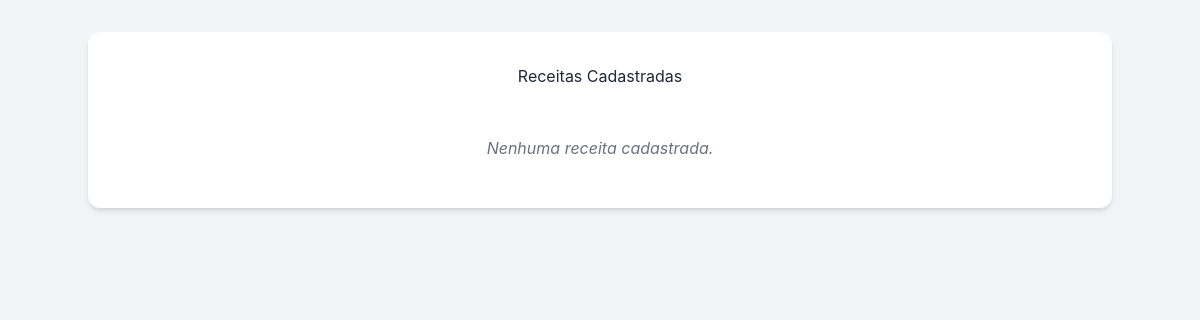
Before: /recipes/ with the older database file.
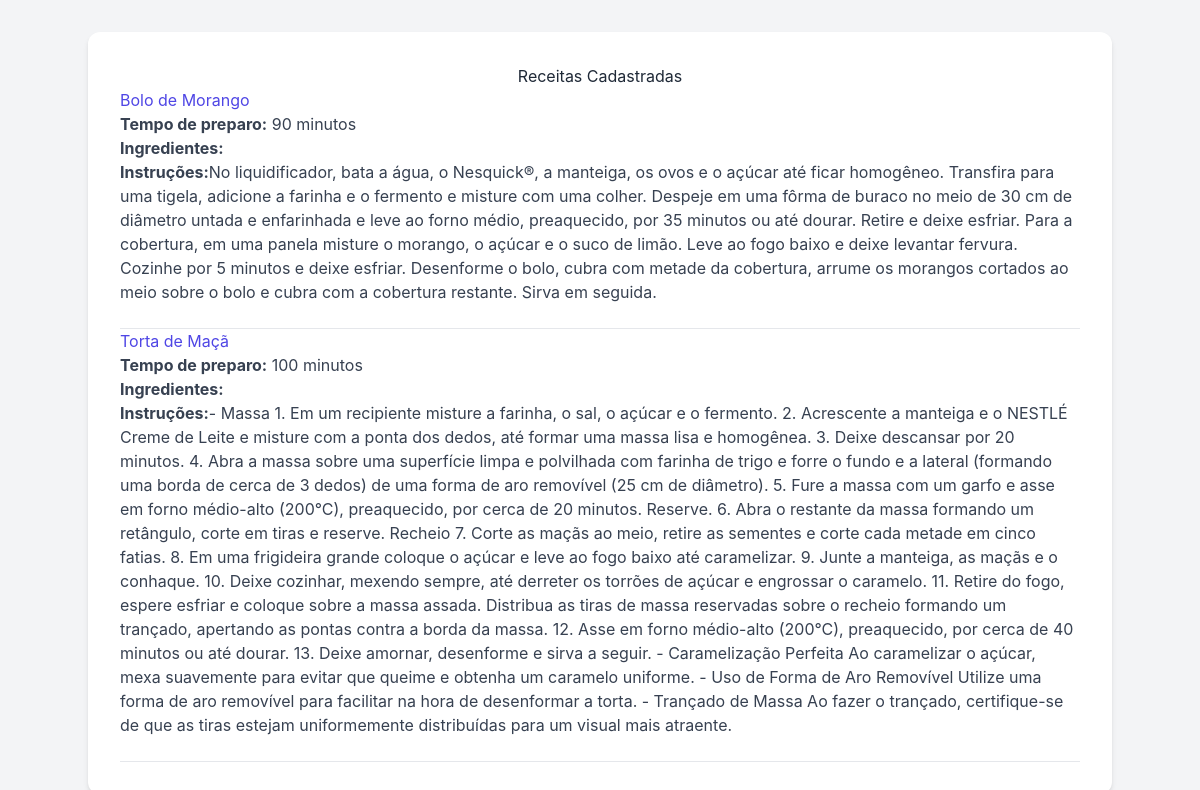
After: the same page with the newer database file.
### recipes/models.py (models this page shows, shortened)
class Recipe(models.Model):
    title = models.CharField(max_length=200)
    ingredientes = models.TextField()
    instructions = models.TextField()
    cooking_time = models.IntegerField(help_text="Em minutos")
    image = models.ImageField(upload_to='recipes/', blank=True, null=True)
    class Meta:
        verbose_name_plural = "Recipes"

### recipes/views.py (the view)
# urls.py: path('', views.recipe_list, name='recipes_list'), #nova view para listar
def recipe_list(request):
    recipes = Recipe.objects.all()
    return render(request, 'recipes/recipe_list.html', {'recipes': recipes})

### recipes/templates/recipes/recipe_list.html (shortened to what this page needs)
<!DOCTYPE html>
<html lang="pt-br">
<head>
    <script src="https://cdn.tailwindcss.com"></script>
</head>
<body>
    <div class="container">
        <h1>Receitas Cadastradas</h1>
      {% for recipe in recipes %}
        <div class="recipe-item">
            <div class="recipe-content">
                <h2><a href="{% url 'recipe_detail' recipe.pk %}">{{recipe.title}}</a></h2>
                <p><strong>Tempo de preparo:</strong> {{ recipe.cooking_time  }} minutos</p>
                <p><strong>Ingredientes:</strong> {{ recipe.ingredients }}</p>
                <p><strong>Instruções:</strong>{{ recipe.instructions }}</p>
            </div>
        </div>
        <hr>
        {% empty %}
            <p class="empty-message">Nenhuma receita cadastrada.</p>
        {% endfor %}
    </div>
</body>
</html>

### recipes/templates/recipes/recipe_list.html (style rules this page uses)
body { font-family: 'Inter', sans-serif; background-color: #f3f4f6; color: #374151; line-height: 1.6; }
.container { max-width: 80px; margin: 2rem auto; padding: 2rem; background-color: #ffffff; border-radius: 0.75rem; box-shadow: 0 4px 6px -1px rgba(0, 0, 0, 0.1), 0 2px 4px -1px rgba(0, 0, 0, 0.06); }
h1 { color:#1f2937; font-size: 2.25rem; font-weight: 700; margin-bottom: 1.5rem; text-align: center; }
.recipe-item { display: flex; align-items: center; gap: 1rem; margin-bottom: 1.5rem; }
.recipe-content { flex-grow: 1; }
h2 { color: #1f2937; font-size: 1.5rem; font-weight: 600; margin-top: 0; margin-bottom: 0.75rem; }
h2 a { color: #4f46e5; text-decoration: none; transition: color 0.2s ease-in-out; }
p { margin-bottom: 0.5rem; }
strong { font-weight: 600; }
hr { border-top: 1px solid #e5e7eb; margin-top: 1.5rem; margin-bottom: 1.5rem; }

Changed rows visible on the page:
added Recipe: title "Bolo de Morango", cooking_time "90", instructions "No liquidificador, bata a água, o Nesquick®, a manteiga, os ovos e o açúcar até ficar homogêneo. Transfira para uma tigela, adicione a farinha e o fermento e misture com uma colher. Despeje em uma fôrma de buraco no meio de 30 cm de diâmetro untada e enfarinhada e leve ao forno médio, preaquecido, por 35 minutos ou até dourar. Retire e deixe esfriar. Para a cobertura, em uma panela misture o morango, o açúcar e o suco de limão. Leve ao fogo baixo e deixe levantar fervura. Cozinhe por 5 minutos e deixe esfriar. Desenforme o bolo, cubra com metade da cobertura, arrume os morangos cortados ao meio sobre o bolo e cubra com a cobertura restante. Sirva em seguida."
added Recipe: title "Torta de Maçã", cooking_time "100", instructions "- Massa 1. Em um recipiente misture a farinha, o sal, o açúcar e o fermento. 2. Acrescente a manteiga e o NESTLÉ Creme de Leite e misture com a ponta dos dedos, até formar uma massa lisa e homogênea. 3. Deixe descansar por 20 minutos. 4. Abra a massa sobre uma superfície limpa e polvilhada com farinha de trigo e forre o fundo e a lateral (formando uma borda de cerca de 3 dedos) de uma forma de aro removível (25 cm de diâmetro). 5. Fure a massa com um garfo e asse em forno médio-alto (200°C), preaquecido, por cerca de 20 minutos. Reserve. 6. Abra o restante da massa formando um retângulo, corte em tiras e reserve. Recheio 7. Corte as maçãs ao meio, retire as sementes e corte cada metade em…"
Other visible differences:
text no longer shown: "Nenhuma receita cadastrada."
